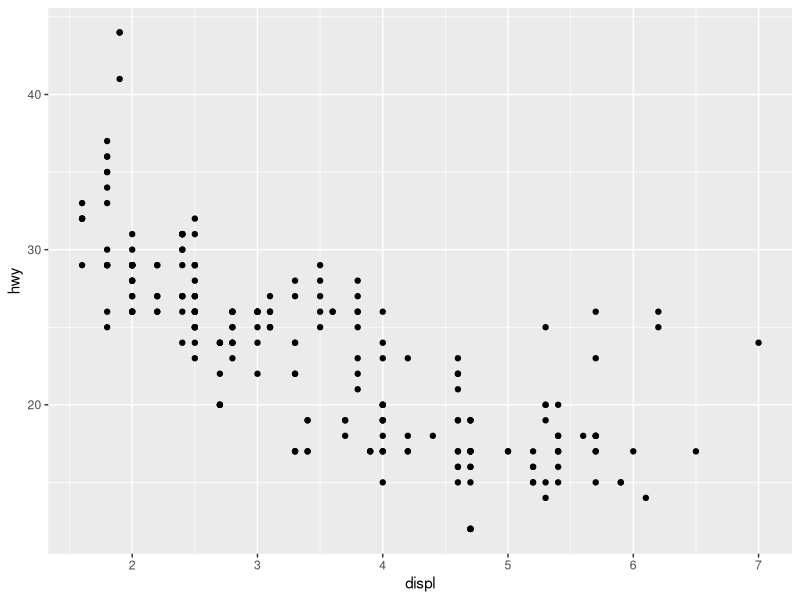
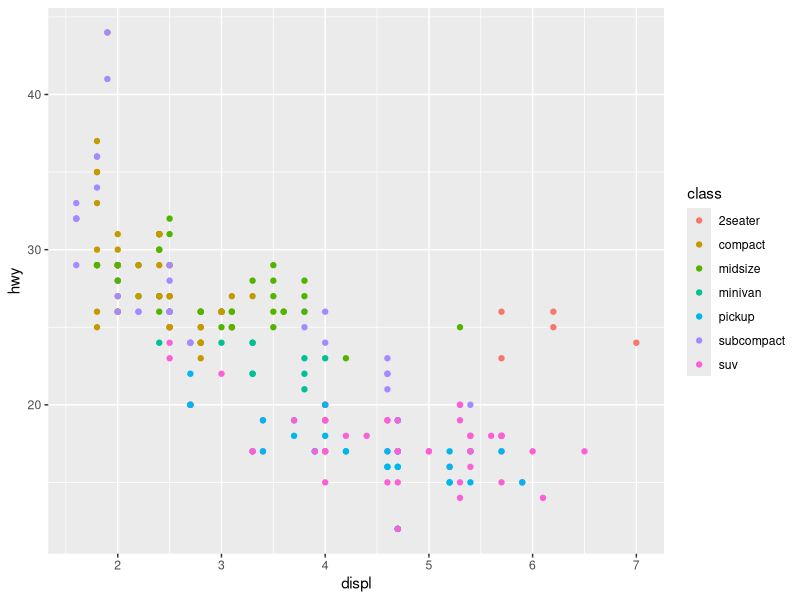
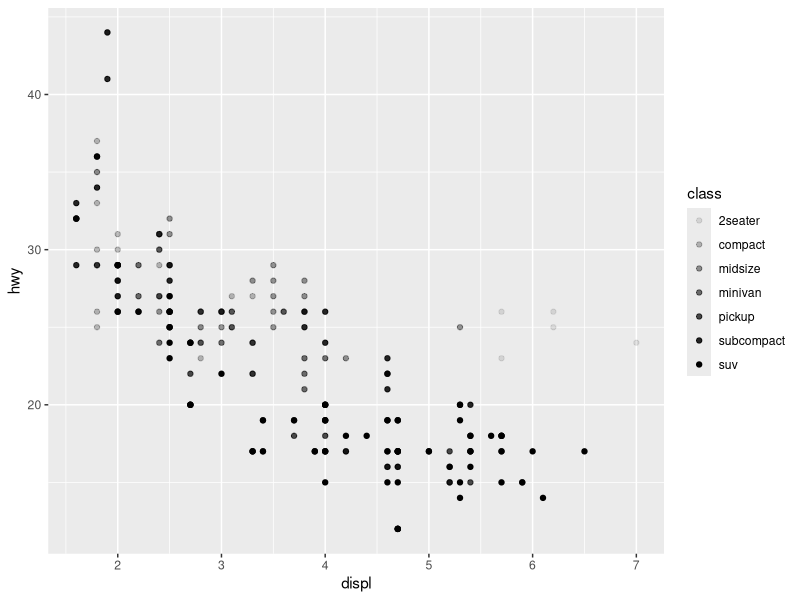
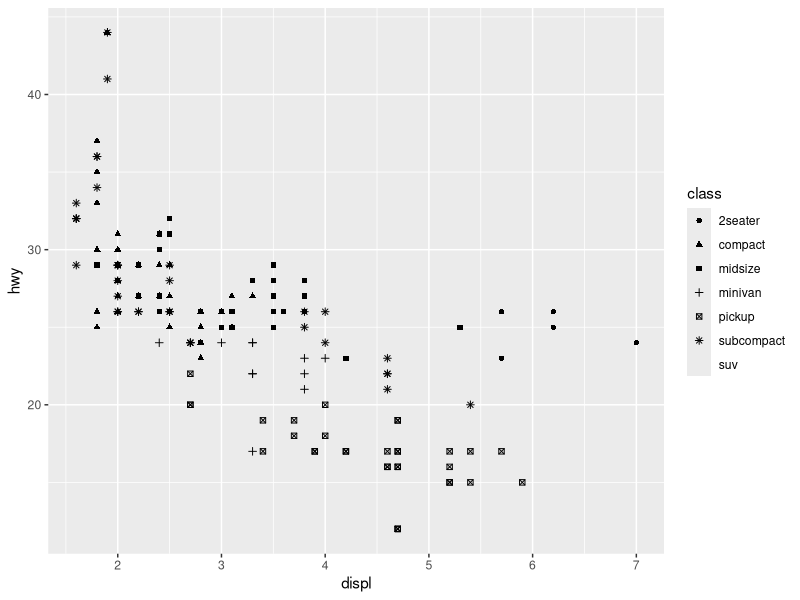
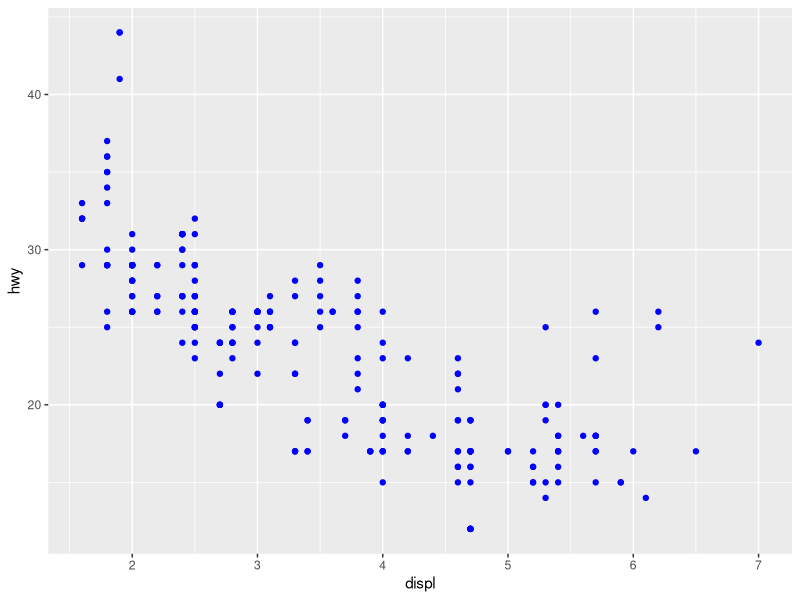
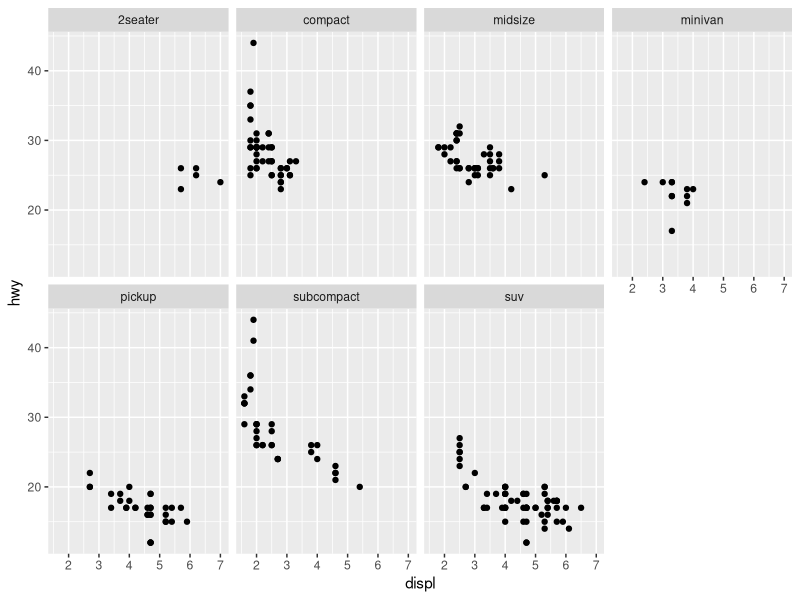
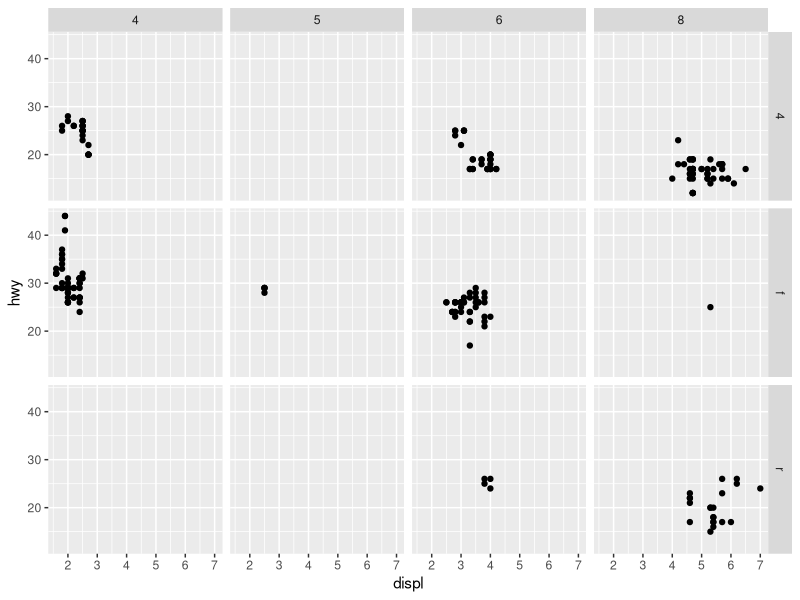
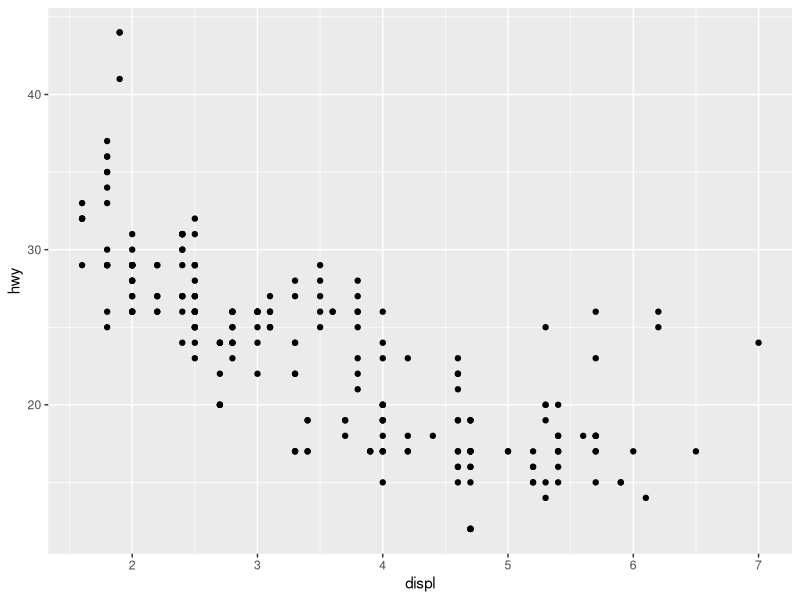

Recreate these plots in R, in order.
## ---- chunk 1
knitr::opts_chunk$set(echo = TRUE)
#Installing package tidyverse
install.packages("tidyverse")
library(tidyverse)
## ---- chunk 2
#mpg contains data of cars and its models
mpg
## ---- chunk 3
#ggplot
ggplot(data = mpg) + 
  geom_point(mapping = aes(x = displ, y = hwy))
## ---- chunk 4
#get class of each car
ggplot(data = mpg) + 
  geom_point(mapping = aes(x = displ, y = hwy, color = class))
## ---- chunk 5
#Sample gragh 1
ggplot(data = mpg) + 
  geom_point(mapping = aes(x = displ, y = hwy, alpha = class))

#sample graph 2
ggplot(data = mpg) + 
  geom_point(mapping = aes(x = displ, y = hwy, shape = class))
## ---- chunk 6
#Change point color to blue:
ggplot(data = mpg) + 
  geom_point(mapping = aes(x = displ, y = hwy), color = "blue")
## ---- chunk 7
ggplot(data = mpg) + 
  geom_point(mapping = aes(x = displ, y = hwy)) + 
  facet_wrap(~ class, nrow = 2)
## ---- chunk 8
#facet_grid() is used to facet plot on combination of two variables
ggplot(data = mpg) + 
  geom_point(mapping = aes(x = displ, y = hwy)) + 
  facet_grid(drv ~ cyl)
## ---- chunk 9
ggplot(data = mpg) + geom_point(mapping = aes(x = displ, y = hwy))

#display
ggplot(data = mpg) + geom_smooth(mapping = aes(x = displ, y = hwy))
## ---- chunk 10
# set line type
ggplot(data = mpg) + geom_smooth(mapping = aes(x = displ, y = hwy, linetype = drv))
## ---- chunk 11
#displ1
ggplot(data = mpg) +geom_smooth(mapping = aes(x = displ, y = hwy))
#displ2              
ggplot(data = mpg) +
  geom_smooth(mapping = aes(x = displ, y = hwy, group = drv))
#displ3
ggplot(data = mpg) +
  geom_smooth(
    mapping = aes(x = displ, y = hwy, color = drv),
    show.legend = FALSE
  )
## ---- chunk 12
#Multiple geom functions can be added to display to display multiple geoms in same plot
ggplot(data = mpg) + 
  geom_point(mapping = aes(x = displ, y = hwy)) +
  geom_smooth(mapping = aes(x = displ, y = hwy))
## ---- chunk 13
#pass mapping sets
#same plot generated as above
ggplot(data = mpg, mapping = aes(x = displ, y = hwy)) + geom_point() + geom_smooth()
## ---- chunk 14
#To specify different data for each layer
ggplot(data = mpg, mapping = aes(x = displ, y = hwy)) + 
  geom_point(mapping = aes(color = class)) + 
  geom_smooth(data = filter(mpg, class == "subcompact"), se = FALSE)
## ---- chunk 15
#basic bar chart with geom_bar()
ggplot(data = diamonds) + 
  geom_bar(mapping = aes(x = cut))
## ---- chunk 16
#stat_count an be used instead of geom_bar(). Same bar graph is generated
ggplot(data = diamonds) + 
  stat_count(mapping = aes(x = cut))
## ---- chunk 17
demo <- tribble(
  ~cut,         ~freq,
  "Fair",       1610,
  "Good",       4906,
  "Very Good",  12082,
  "Premium",    13791,
  "Ideal",      21551
)

ggplot(data = demo) +
  geom_bar(mapping = aes(x = cut, y = freq), stat = "identity")
## ---- chunk 18
#bar chart of proportion, rather than count
ggplot(data = diamonds) + 
  geom_bar(mapping = aes(x = cut, y = ..prop.., group = 1))
## ---- chunk 19
#summarise the y values for each unique x value
ggplot(data = diamonds) + 
  stat_summary(
    mapping = aes(x = cut, y = depth),
    fun.ymin = min,
    fun.ymax = max,
    fun.y = median
  )
## ---- chunk 20
#bar chart can be coloured using colour or fill
#displ1
ggplot(data = diamonds) + 
  geom_bar(mapping = aes(x = cut, colour = cut))
#displ2
ggplot(data = diamonds) + 
  geom_bar(mapping = aes(x = cut, fill = cut))
## ---- chunk 21
ggplot(data = diamonds, mapping = aes(x = cut, fill = clarity)) + 
  geom_bar(alpha = 1/5, position = "identity")
#display
ggplot(data = diamonds, mapping = aes(x = cut, colour = clarity)) + 
  geom_bar(fill = NA, position = "identity")
## ---- chunk 22
#position = "fill" works like stacking, but makes each set of stacked bars the same height. 
ggplot(data = diamonds) + 
  geom_bar(mapping = aes(x = cut, fill = clarity), position = "fill")
## ---- chunk 23
#place overlaping objects next to each other
ggplot(data = diamonds) + geom_bar(mapping = aes(x = cut, fill = clarity), position = "dodge")
## ---- chunk 24
#use of polar co ordinates
bar <- ggplot(data = diamonds) + 
  geom_bar(
    mapping = aes(x = cut, fill = cut), 
    show.legend = FALSE,
    width = 1
  ) + 
  theme(aspect.ratio = 1) +
  labs(x = NULL, y = NULL)

#display
bar + coord_flip()
#display 2
bar + coord_polar()
